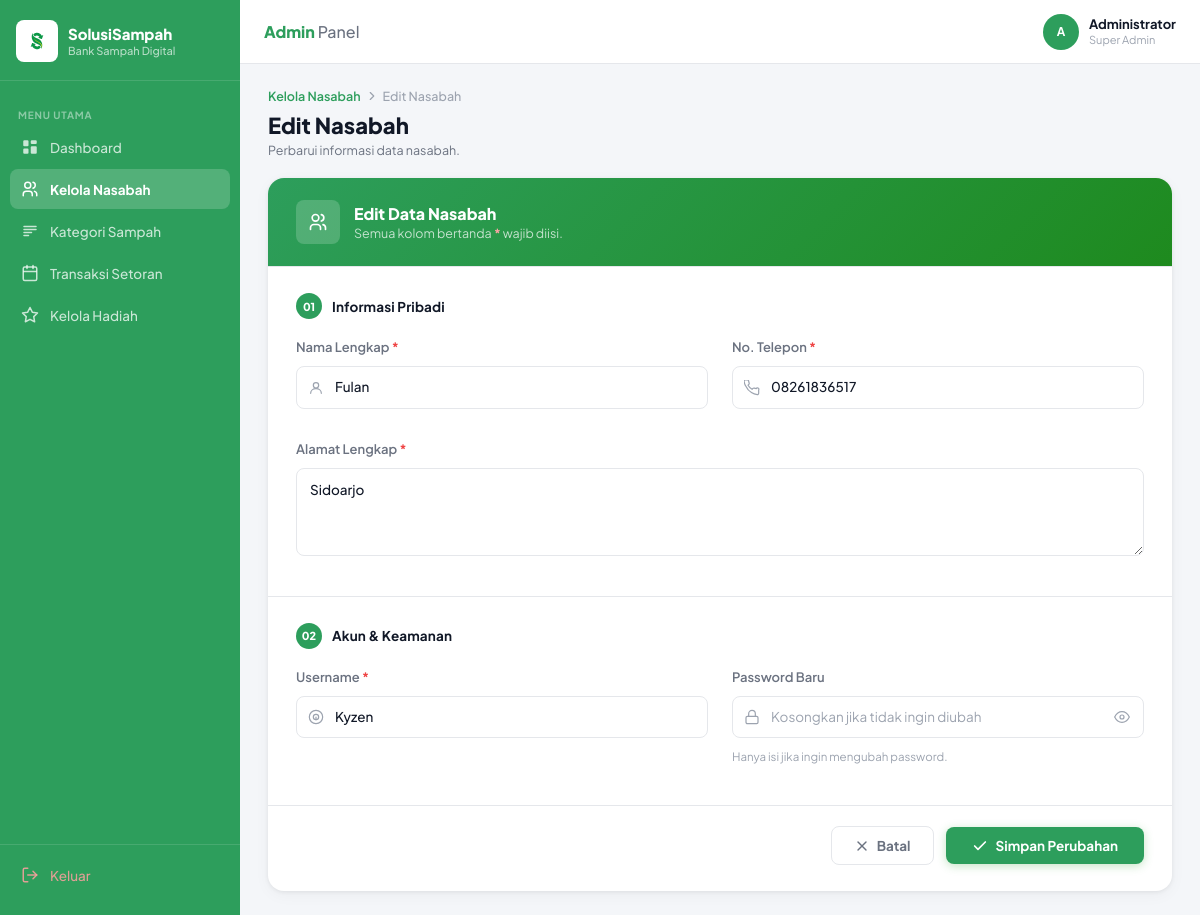
Screenshot of /admin/edit_nasabah.php?id=3 (signed in) with the database file from the repository.
### tables this page shows
CREATE TABLE `nasabah` (
  `id_nasabah` int(11) NOT NULL,
  `id_account` int(11) NOT NULL,
  `nama_lengkap` varchar(100) DEFAULT NULL,
  `alamat` text DEFAULT NULL,
  `no_telp` varchar(15) DEFAULT NULL,
  `total_poin` int(11) DEFAULT 0
);

CREATE TABLE `accounts` (
  `id_account` int(11) NOT NULL,
  `username` varchar(50) NOT NULL,
  `password` varchar(255) NOT NULL,
  `role` enum('admin','user','nasabah') NOT NULL DEFAULT 'user'
);

### admin/edit_nasabah.php (the view, shortened to what this page needs)
<?php
include '../includes/config.php';
$id_nasabah = (int)$_GET['id'];
$q_data = mysqli_query($conn, "SELECT n.*, a.username FROM nasabah n LEFT JOIN accounts a ON n.id_account = a.id_account WHERE n.id_nasabah = $id_nasabah");
$nasabah = mysqli_fetch_assoc($q_data);
?>
<!DOCTYPE html>
<html lang="id">
<head>
    <link rel="stylesheet" href="../css/dashboard_admin.css">
    <link rel="stylesheet" href="../css/tambah_nasabah.css">
</head>
<body>
<div class="app-wrapper">
    <?php $active_page = 'nasabah'; include '../includes/sidebar_admin.php'; ?>
    <div class="main-content">
        <?php include '../includes/header_admin.php'; ?>
        <div class="page-content">
            <div class="page-title-section">
                <nav class="breadcrumb-nav">
                    <a href="kelola_nasabah.php" class="breadcrumb-link">Kelola Nasabah</a>
                    <span class="breadcrumb-sep">
                        <svg width="14" height="14" viewBox="0 0 24 24" fill="none"><polyline points="9 18 15 12 9 6" stroke="#9CA3AF" stroke-width="2" stroke-linecap="round" stroke-linejoin="round"/></svg>
                    </span>
                    <span class="breadcrumb-current">Edit Nasabah</span>
                </nav>
                <h1 class="page-title">Edit Nasabah</h1>
                <p class="page-subtitle">Perbarui informasi data nasabah.</p>
            </div>
            <div class="form-card">
                <div class="form-card-header">
                    <div class="form-card-icon">
                    </div>
                    <div>
                        <h2 class="form-card-title">Edit Data Nasabah</h2>
                        <p class="form-card-subtitle">Semua kolom bertanda <span class="required-mark">*</span> wajib diisi.</p>
                    </div>
                </div>
                <div class="form-card-divider"></div>
                <form method="POST" action="" class="nasabah-form" autocomplete="off">
                    <div class="form-section">
                        <h3 class="form-section-title">
                            <span class="form-section-num">01</span>
                            Informasi Pribadi
                        </h3>
                        <div class="form-grid-2">
                            <div class="form-group">
                                <label class="form-label" for="nama_lengkap">
                                    Nama Lengkap <span class="required-mark">*</span>
                                </label>
                                <div class="input-wrapper">
                                    <span class="input-icon">
                                    </span>
                                    <input
                                        type="text"
                                        id="nama_lengkap"
                                        name="nama_lengkap"
                                        class="form-input has-icon"
                                        value="<?php echo htmlspecialchars($nasabah['nama_lengkap']); ?>"
                                        required
                                    >
                                </div>
                            </div>
                            <div class="form-group">
                                <label class="form-label" for="no_telepon">
                                    No. Telepon <span class="required-mark">*</span>
                                </label>
                                <div class="input-wrapper">
                                    <span class="input-icon">
                                    </span>
                                    <input
                                        type="text"
                                        id="no_telepon"
                                        name="no_telp"
                                        class="form-input has-icon"
                                        value="<?php echo htmlspecialchars($nasabah['no_telp']); ?>"
                                        required
                                    >
                                </div>
                            </div>
                            <div class="form-group form-group-full">
                                <label class="form-label" for="alamat">
                                    Alamat Lengkap <span class="required-mark">*</span>
                                </label>
                                <textarea
                                    id="alamat"
                                    name="alamat"
                                    class="form-textarea"
                                    rows="3"
                                    required
                                ><?php echo htmlspecialchars($nasabah['alamat']); ?></textarea>
                            </div>
                        </div>
                    </div>
                    <div class="form-card-divider"></div>
                    <div class="form-section">
                        <h3 class="form-section-title">
                            <span class="form-section-num">02</span>
                            Akun &amp; Keamanan
                        </h3>
                        <div class="form-grid-2">
                            <div class="form-group">
                                <label class="form-label" for="username">
                                    Username <span class="required-mark">*</span>
                                </label>
                                <div class="input-wrapper">
                                    <span class="input-icon">
                                    </span>
                                    <input
                                        type="text"
                                        id="username"
                                        name="username"
                                        class="form-input has-icon"
                                        value="<?php echo htmlspecialchars($nasabah['username']); ?>"
                                        required
                                    >
                                </div>
                            </div>
                            <div class="form-group">
                                <label class="form-label" for="password">
                                    Password Baru
                                </label>
                                <div class="input-wrapper">
                                    <span class="input-icon">
                                    </span>
                                    <input
                                        type="password"
                                        id="password"
                                        name="password"
                                        class="form-input has-icon has-icon-right"
                                        placeholder="Kosongkan jika tidak ingin diubah"
                                    >
                                    <button type="button" class="toggle-password" onclick="togglePassword('password', this)" title="Tampilkan password">
                                        <svg width="16" height="16" viewBox="0 0 24 24" fill="none"><path d="M1 12S5 4 12 4s11 8 11 8-4 8-11 8S1 12 1 12z" stroke="#9CA3AF" stroke-width="1.8" stroke-linecap="round" stroke-linejoin="round"/><circle cx="12" cy="12" r="3" stroke="#9CA3AF" stroke-width="1.8"/></svg>
                                    </button>
                                </div>
                                <p class="form-hint">Hanya isi jika ingin mengubah password.</p>
                            </div>
                        </div>
                    </div>
                    <div class="form-card-divider"></div>
                    <div class="form-actions">
                        <a href="kelola_nasabah.php" class="btn-batal">
                            <svg width="16" height="16" viewBox="0 0 24 24" fill="none"><line x1="18" y1="6" x2="6" y2="18" stroke="currentColor" stroke-width="2" stroke-linecap="round"/><line x1="6" y1="6" x2="18" y2="18" stroke="currentColor" stroke-width="2" stroke-linecap="round"/></svg>
                            Batal
                        </a>
                        <button type="submit" name="submit" class="btn-simpan">
                            <svg width="16" height="16" viewBox="0 0 24 24" fill="none"><polyline points="20 6 9 17 4 12" stroke="white" stroke-width="2.5" stroke-linecap="round" stroke-linejoin="round"/></svg>
                            Simpan Perubahan
                        </button>
                    </div>
                </form>
            </div>
        </div>
    </div>
</div>
</body>
</html>

### css/dashboard_admin.css (style rules this page uses)
:root { --green-primary: #2d9e5c; --green-dark: #1E7B1E; --green-light: #E8F5E8; --green-sidebar: #1A7A1A; --blue-light: #EFF6FF; --blue-accent: #3B82F6; --yellow-light: #FFFBEB; --yellow-accent: #F59E0B; --white: #FFFFFF; --bg-main: #F4F6F9; --border-color: #E5E7EB; --text-primary: #111827; --text-secondary: #6B7280; --text-muted: #9CA3AF; --sidebar-width: 240px; --header-height: 64px; --radius-sm: 8px; --radius-md: 12px; --radius-lg: 16px; --shadow-card: 0 1px 4px rgba(0,0,0,0.07), 0 4px 16px rgba(0,0,0,0.04); }
*, *::before, *::after { box-sizing: border-box; margin: 0; padding: 0; }
html, body { height: 100%; }
body { font-family: 'Plus Jakarta Sans', sans-serif; font-size: 14px; color: var(--text-primary); background-color: var(--bg-main); -webkit-font-smoothing: antialiased; }
a { text-decoration: none; color: inherit; }
button, input, select { font-family: inherit; font-size: inherit; }
.app-wrapper { display: flex; height: 100vh; overflow: hidden; }
.main-content { flex: 1; display: flex; flex-direction: column; height: 100%; overflow: hidden; min-width: 0; min-height: 0; }
.page-content { flex: 1; overflow-y: auto; padding: 24px 28px; height: 100%; display: flex; flex-direction: column; gap: 20px; min-height: 0; }
.page-content > * { flex-shrink: 0; }
.page-title-section { display: flex; flex-direction: column; gap: 2px; }
.page-title { font-size: 22px; font-weight: 800; color: var(--text-primary); line-height: 1.2; }
.page-subtitle { font-size: 12.5px; color: var(--text-secondary); margin-top: 2px; }
.form-group { display: flex; flex-direction: column; gap: 5px; margin-bottom: 14px; }
.form-label { font-size: 12.5px; font-weight: 600; color: var(--text-secondary); }
.form-input, .form-select { border: 1px solid var(--border-color); border-radius: var(--radius-sm); padding: 9px 12px; font-size: 13px; color: var(--text-primary); background-color: var(--white); outline: none; width: 100%; transition: border-color 0.18s; appearance: none; -webkit-appearance: none; }
.form-input::placeholder { color: var(--text-muted); }

### rows the page displays
nasabah: nama_lengkap "Fulan", no_telp "08261836517", alamat "Sidoarjo", username "Kyzen"

### other values shown
$inisial "A"
$nama_admin "Administrator"
